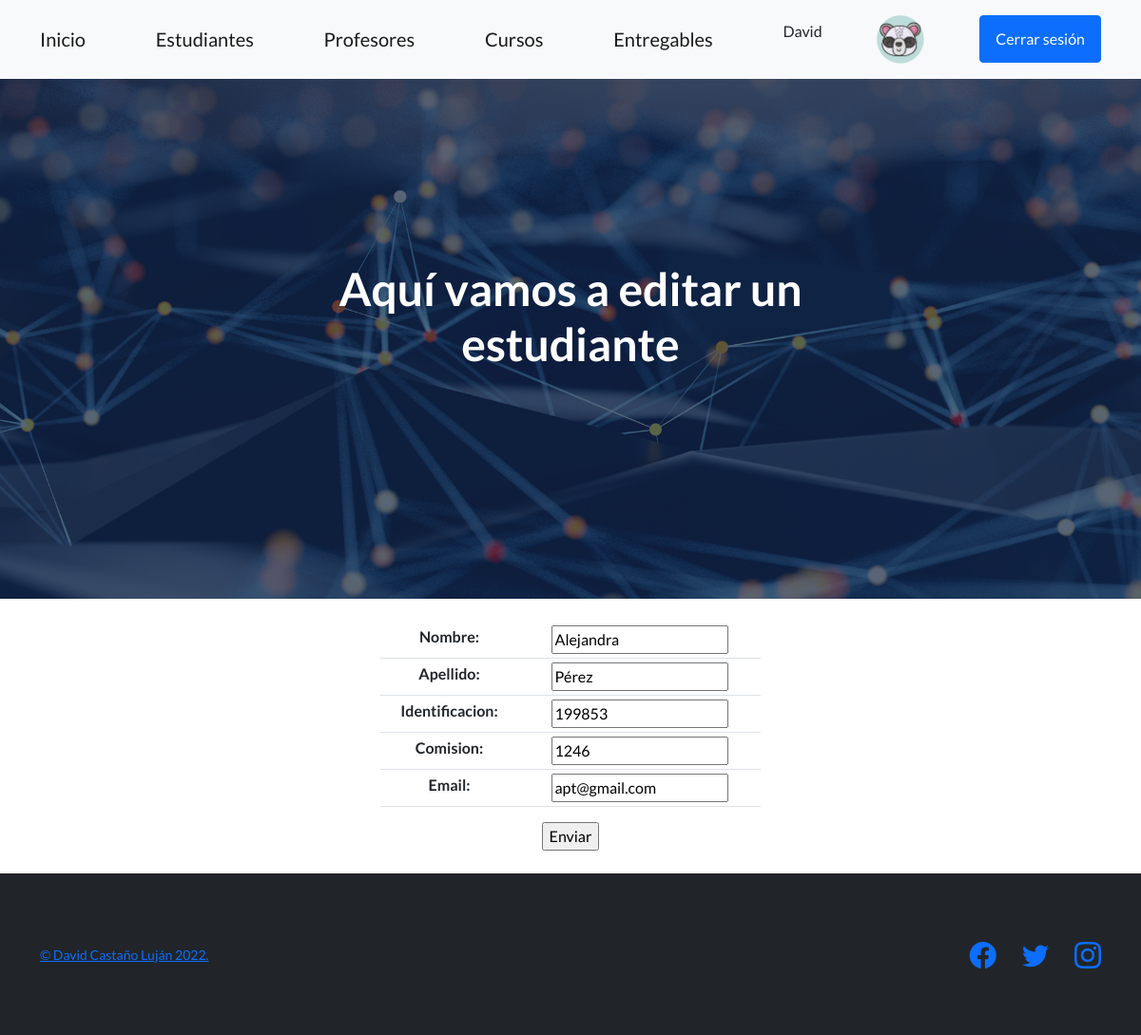
/AppCoder/editarEstudiante/199853 (signed in), run on the app's committed database.
### AppCoder/models.py (models this page shows)
class AvatarImagen(models.Model):
    usuario = models.ForeignKey(User, on_delete=models.CASCADE)
    imagen = models.ImageField(upload_to="avatares", null=True, blank=True)

class Estudiante(models.Model):
    nombre = models.CharField(max_length=40)
    apellido = models.CharField(max_length=40)
    identificacion = models.IntegerField(default=0)
    comision = models.IntegerField(default=0)
    email = models.EmailField(default=None)

### AppCoder/views.py (the view)
# urls.py: path('editarEstudiante/<estudiante_identificacion>', editarEstudiante, name='editarEstudiante'),
@login_required
def editarEstudiante(request, estudiante_identificacion):
    estudiante_elegido=Estudiante.objects.get(identificacion=estudiante_identificacion)
    if request.method == 'POST':
        miFormulario = EstudianteFormulario(request.POST)
        if miFormulario.is_valid():
            infoDict = miFormulario.cleaned_data
            estudiante_elegido.nombre=infoDict["nombre"]
            estudiante_elegido.apellido=infoDict["apellido"]
            estudiante_elegido.identificacion=infoDict["identificacion"]
            estudiante_elegido.comision =infoDict["comision"]
            estudiante_elegido.email=infoDict["email"]
            estudiante_elegido.save()
            return render(request, "AppCoder/index.html")
    else:
        miFormulario = EstudianteFormulario(initial={"nombre": estudiante_elegido.nombre, "apellido": estudiante_elegido.apellido, "identificacion": estudiante_elegido.identificacion, "comision": estudiante_elegido.comision,"email": estudiante_elegido.email})
    return render(request, "AppCoder/editarEstudiante.html", {"formulario1": miFormulario})

### AppCoder/forms.py
class EstudianteFormulario(forms.Form):
    nombre = forms.CharField()
    apellido = forms.CharField()
    identificacion = forms.IntegerField()
    comision = forms.IntegerField()
    email = forms.EmailField()

### AppCoder/templates/AppCoder/editarEstudiante.html
{% extends "AppCoder/padre.html" %}
{% block titulo %}
    Aquí vamos a editar un estudiante
{% endblock %}
{% block formulario %}
<br>
<div style="width: 400px; margin: 0 auto;">
<form action="" method="POST"> {% csrf_token %}
        <table class="table table-sm">
        {{formulario1.as_table}}
        </table>
    <input type = "submit" value="Enviar">
</form>
</div>
<br>
{% endblock %}

### AppCoder/templates/AppCoder/padre.html (shortened to what this page needs)
<!DOCTYPE html>
<html lang="en">
    <head>{% load static %}
        <link href="https://cdn.jsdelivr.net/npm/bootstrap-icons@1.5.0/font/bootstrap-icons.css" rel="stylesheet" type="text/css" />
        <link href="{% static 'AppCoder/css/styles.css' %}" rel="stylesheet" />
    </head>
    <body>
        <nav class="navbar navbar-light bg-light static-top">
            <div class="container">
                <a class="navbar-brand" href="{% url 'Start' %}">Inicio</a>
                <a class="navbar-brand" href="{% url 'Estudiantes' %}">Estudiantes</a>
                <a class="navbar-brand" href="{% url 'Profesores' %}">Profesores</a>
                <a class="navbar-brand" href="{% url 'Cursos' %}">Cursos</a>
                <a class="navbar-brand" href="{% url 'Entregables' %}">Entregables</a>
                {% if request.user.is_authenticated %}
                <p>{{request.user.first_name}}</p>
                    {% with request.user.avatarimagen_set.first as avatar %}
                        {% if avatar%}
                        <img src="{{avatar.imagen.url}}" alt="" width="50px" class="navbar-text">
                        {% else %}
                        <img src="../../../media/avatares/default.png" alt="" width="50px" class="navbar-text">
                        {% endif %}
                        {% endwith %}
                        <a class="btn btn-primary" href="{% url 'cerrar sesion' %}">Cerrar sesión</a>
                {% else %}
                <a class="btn btn-primary" href="{% url 'iniciar sesion' %}">Iniciar sesión</a>
                <a class="btn btn-primary" href="{% url 'registro' %}">Registrarse</a>
                {% endif %}
            </div>
        </nav>
        <header class="masthead">
            <div class="container position-relative">
                <div class="row justify-content-center">
                    <div class="col-xl-6">
                        <div class="text-center text-white">
                            <h1 class="mb-5">
                                {% block titulo %}
                                {% endblock %}
                            </h1>
                        </div>
                    </div>
                </div>
            </div>
        </header>
        <div class="container text-center">
                {% block formulario %}
                {% endblock %}
        </div>
        <footer class="footer bg-dark">
            <div class="container">
                <div class="row">
                    <div class="col-lg-6 h-100 text-center text-lg-start my-auto">
                        <p class="text-muted small mb-4 mb-lg-0"> <a href="{% url 'aboutMe' %}">&copy; David Castaño Luján 2022.</a></p>
                    </div>
                    <div class="col-lg-6 h-100 text-center text-lg-end my-auto">
                        <ul class="list-inline mb-0">
                            <li class="list-inline-item me-4">
                                <a href="https://www.facebook.com/davidcaslu"><i class="bi-facebook fs-3"></i></a>
                            </li>
                            <li class="list-inline-item me-4">
                                <a href="https://twitter.com/davidcaslu"><i class="bi-twitter fs-3"></i></a>
                            </li>
                            <li class="list-inline-item">
                                <a href="https://www.instagram.com/davidcaslu/"><i class="bi-instagram fs-3"></i></a>
                            </li>
                        </ul>
                    </div>
                </div>
            </div>
        </footer>
    </body>
</html>

### data on the page
AvatarImagen: imagen (picture)
Estudiante: nombre "Alejandra", apellido "Pérez", identificacion "199853", comision "1246", email "apt@gmail.com"

### other printed values
{{ request.user.first_name }} "David"
